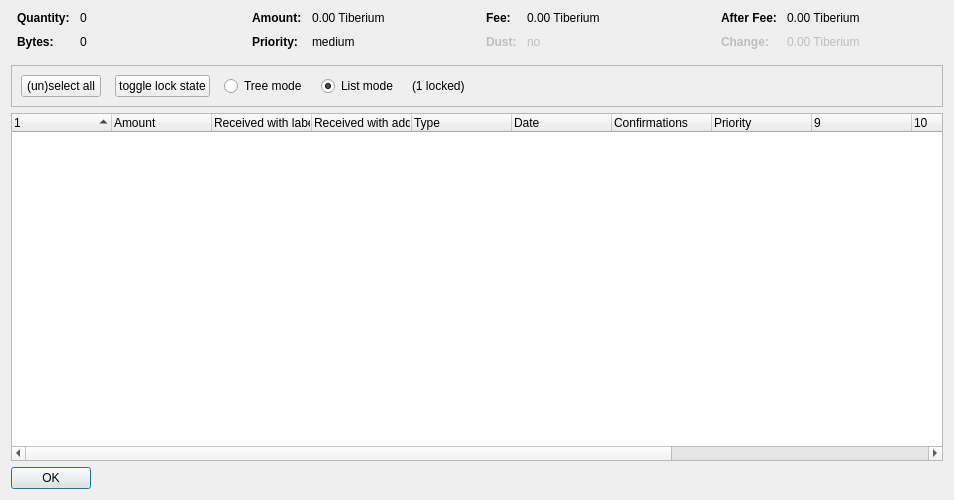
<?xml version="1.0" encoding="UTF-8"?>
<ui version="4.0">
 <class>CoinControlDialog</class>
 <widget class="QDialog" name="CoinControlDialog">
  <property name="geometry">
   <rect>
    <x>0</x>
    <y>0</y>
    <width>954</width>
    <height>500</height>
   </rect>
  </property>
  <property name="windowTitle">
   <string>Coin Selection</string>
  </property>
  <layout class="QVBoxLayout" name="verticalLayout">
   <item>
    <layout class="QHBoxLayout" name="horizontalLayoutTop" stretch="0,0,0,0">
     <property name="topMargin">
      <number>0</number>
     </property>
     <property name="bottomMargin">
      <number>10</number>
     </property>
     <item>
      <layout class="QFormLayout" name="formLayoutCoinControl1">
       <property name="horizontalSpacing">
        <number>10</number>
       </property>
       <property name="verticalSpacing">
        <number>10</number>
       </property>
       <property name="leftMargin">
        <number>6</number>
       </property>
       <property name="rightMargin">
        <number>6</number>
       </property>
       <item row="0" column="0">
        <widget class="QLabel" name="labelCoinControlQuantityText">
         <property name="font">
          <font>
           <weight>75</weight>
           <bold>true</bold>
          </font>
         </property>
         <property name="text">
          <string>Quantity:</string>
         </property>
        </widget>
       </item>
       <item row="0" column="1">
        <widget class="QLabel" name="labelCoinControlQuantity">
         <property name="cursor">
          <cursorShape>IBeamCursor</cursorShape>
         </property>
         <property name="contextMenuPolicy">
          <enum>Qt::ActionsContextMenu</enum>
         </property>
         <property name="text">
          <string notr="true">0</string>
         </property>
         <property name="textInteractionFlags">
          <set>Qt::LinksAccessibleByMouse|Qt::TextSelectableByKeyboard|Qt::TextSelectableByMouse</set>
         </property>
        </widget>
       </item>
       <item row="1" column="0">
        <widget class="QLabel" name="labelCoinControlBytesText">
         <property name="font">
          <font>
           <weight>75</weight>
           <bold>true</bold>
          </font>
         </property>
         <property name="text">
          <string>Bytes:</string>
         </property>
        </widget>
       </item>
       <item row="1" column="1">
        <widget class="QLabel" name="labelCoinControlBytes">
         <property name="cursor">
          <cursorShape>IBeamCursor</cursorShape>
         </property>
         <property name="contextMenuPolicy">
          <enum>Qt::ActionsContextMenu</enum>
         </property>
         <property name="text">
          <string notr="true">0</string>
         </property>
         <property name="textInteractionFlags">
          <set>Qt::LinksAccessibleByMouse|Qt::TextSelectableByKeyboard|Qt::TextSelectableByMouse</set>
         </property>
        </widget>
       </item>
      </layout>
     </item>
     <item>
      <layout class="QFormLayout" name="formLayoutCoinControl2">
       <property name="horizontalSpacing">
        <number>10</number>
       </property>
       <property name="verticalSpacing">
        <number>10</number>
       </property>
       <property name="leftMargin">
        <number>6</number>
       </property>
       <property name="rightMargin">
        <number>6</number>
       </property>
       <item row="0" column="0">
        <widget class="QLabel" name="labelCoinControlAmountText">
         <property name="font">
          <font>
           <weight>75</weight>
           <bold>true</bold>
          </font>
         </property>
         <property name="text">
          <string>Amount:</string>
         </property>
        </widget>
       </item>
       <item row="0" column="1">
        <widget class="QLabel" name="labelCoinControlAmount">
         <property name="cursor">
          <cursorShape>IBeamCursor</cursorShape>
         </property>
         <property name="contextMenuPolicy">
          <enum>Qt::ActionsContextMenu</enum>
         </property>
         <property name="text">
          <string notr="true">0.00 Tiberium</string>
         </property>
         <property name="textInteractionFlags">
          <set>Qt::LinksAccessibleByMouse|Qt::TextSelectableByKeyboard|Qt::TextSelectableByMouse</set>
         </property>
        </widget>
       </item>
       <item row="1" column="0">
        <widget class="QLabel" name="labelCoinControlPriorityText">
         <property name="font">
          <font>
           <weight>75</weight>
           <bold>true</bold>
          </font>
         </property>
         <property name="text">
          <string>Priority:</string>
         </property>
        </widget>
       </item>
       <item row="1" column="1">
        <widget class="QLabel" name="labelCoinControlPriority">
         <property name="cursor">
          <cursorShape>IBeamCursor</cursorShape>
         </property>
         <property name="contextMenuPolicy">
          <enum>Qt::ActionsContextMenu</enum>
         </property>
         <property name="text">
          <string>medium</string>
         </property>
         <property name="textInteractionFlags">
          <set>Qt::LinksAccessibleByMouse|Qt::TextSelectableByKeyboard|Qt::TextSelectableByMouse</set>
         </property>
        </widget>
       </item>
      </layout>
     </item>
     <item>
      <layout class="QFormLayout" name="formLayoutCoinControl3">
       <property name="horizontalSpacing">
        <number>10</number>
       </property>
       <property name="verticalSpacing">
        <number>10</number>
       </property>
       <property name="leftMargin">
        <number>6</number>
       </property>
       <property name="rightMargin">
        <number>6</number>
       </property>
       <item row="0" column="0">
        <widget class="QLabel" name="labelCoinControlFeeText">
         <property name="font">
          <font>
           <weight>75</weight>
           <bold>true</bold>
          </font>
         </property>
         <property name="text">
          <string>Fee:</string>
         </property>
        </widget>
       </item>
       <item row="0" column="1">
        <widget class="QLabel" name="labelCoinControlFee">
         <property name="cursor">
          <cursorShape>IBeamCursor</cursorShape>
         </property>
         <property name="contextMenuPolicy">
          <enum>Qt::ActionsContextMenu</enum>
         </property>
         <property name="text">
          <string notr="true">0.00 Tiberium</string>
         </property>
         <property name="textInteractionFlags">
          <set>Qt::LinksAccessibleByMouse|Qt::TextSelectableByKeyboard|Qt::TextSelectableByMouse</set>
         </property>
        </widget>
       </item>
       <item row="1" column="0">
        <widget class="QLabel" name="labelCoinControlLowOutputText">
         <property name="enabled">
          <bool>false</bool>
         </property>
         <property name="font">
          <font>
           <weight>75</weight>
           <bold>true</bold>
          </font>
         </property>
         <property name="text">
          <string>Dust:</string>
         </property>
        </widget>
       </item>
       <item row="1" column="1">
        <widget class="QLabel" name="labelCoinControlLowOutput">
         <property name="enabled">
          <bool>false</bool>
         </property>
         <property name="cursor">
          <cursorShape>IBeamCursor</cursorShape>
         </property>
         <property name="contextMenuPolicy">
          <enum>Qt::ActionsContextMenu</enum>
         </property>
         <property name="text">
          <string>no</string>
         </property>
         <property name="textInteractionFlags">
          <set>Qt::LinksAccessibleByMouse|Qt::TextSelectableByKeyboard|Qt::TextSelectableByMouse</set>
         </property>
        </widget>
       </item>
      </layout>
     </item>
     <item>
      <layout class="QFormLayout" name="formLayoutCoinControl4">
       <property name="horizontalSpacing">
        <number>10</number>
       </property>
       <property name="verticalSpacing">
        <number>10</number>
       </property>
       <property name="leftMargin">
        <number>6</number>
       </property>
       <property name="rightMargin">
        <number>6</number>
       </property>
       <item row="0" column="0">
        <widget class="QLabel" name="labelCoinControlAfterFeeText">
         <property name="font">
          <font>
           <weight>75</weight>
           <bold>true</bold>
          </font>
         </property>
         <property name="text">
          <string>After Fee:</string>
         </property>
        </widget>
       </item>
       <item row="0" column="1">
        <widget class="QLabel" name="labelCoinControlAfterFee">
         <property name="cursor">
          <cursorShape>IBeamCursor</cursorShape>
         </property>
         <property name="contextMenuPolicy">
          <enum>Qt::ActionsContextMenu</enum>
         </property>
         <property name="text">
          <string notr="true">0.00 Tiberium</string>
         </property>
         <property name="textInteractionFlags">
          <set>Qt::LinksAccessibleByMouse|Qt::TextSelectableByKeyboard|Qt::TextSelectableByMouse</set>
         </property>
        </widget>
       </item>
       <item row="1" column="0">
        <widget class="QLabel" name="labelCoinControlChangeText">
         <property name="enabled">
          <bool>false</bool>
         </property>
         <property name="font">
          <font>
           <weight>75</weight>
           <bold>true</bold>
          </font>
         </property>
         <property name="text">
          <string>Change:</string>
         </property>
        </widget>
       </item>
       <item row="1" column="1">
        <widget class="QLabel" name="labelCoinControlChange">
         <property name="enabled">
          <bool>false</bool>
         </property>
         <property name="cursor">
          <cursorShape>IBeamCursor</cursorShape>
         </property>
         <property name="contextMenuPolicy">
          <enum>Qt::ActionsContextMenu</enum>
         </property>
         <property name="text">
          <string notr="true">0.00 Tiberium</string>
         </property>
         <property name="textInteractionFlags">
          <set>Qt::LinksAccessibleByMouse|Qt::TextSelectableByKeyboard|Qt::TextSelectableByMouse</set>
         </property>
        </widget>
       </item>
      </layout>
     </item>
    </layout>
   </item>
   <item>
    <widget class="QFrame" name="frame">
     <property name="minimumSize">
      <size>
       <width>0</width>
       <height>40</height>
      </size>
     </property>
     <property name="frameShape">
      <enum>QFrame::StyledPanel</enum>
     </property>
     <property name="frameShadow">
      <enum>QFrame::Sunken</enum>
     </property>
     <layout class="QHBoxLayout" name="horizontalLayout">
      <item>
       <layout class="QHBoxLayout" name="horizontalLayoutPanel" stretch="0,0,0,0,0,0">
        <property name="spacing">
         <number>14</number>
        </property>
        <item>
         <widget class="QPushButton" name="pushButtonSelectAll">
          <property name="sizePolicy">
           <sizepolicy hsizetype="Maximum" vsizetype="Fixed">
            <horstretch>0</horstretch>
            <verstretch>0</verstretch>
           </sizepolicy>
          </property>
          <property name="text">
           <string>(un)select all</string>
          </property>
          <property name="autoDefault">
           <bool>false</bool>
          </property>
         </widget>
        </item>
        <item>
         <widget class="QPushButton" name="pushButtonToggleLock">
          <property name="sizePolicy">
           <sizepolicy hsizetype="Maximum" vsizetype="Fixed">
            <horstretch>0</horstretch>
            <verstretch>0</verstretch>
           </sizepolicy>
          </property>
          <property name="text">
           <string>toggle lock state</string>
          </property>
          <property name="autoDefault">
           <bool>false</bool>
          </property>
         </widget>
        </item>
        <item>
         <widget class="QRadioButton" name="radioTreeMode">
          <property name="sizePolicy">
           <sizepolicy hsizetype="Maximum" vsizetype="Fixed">
            <horstretch>0</horstretch>
            <verstretch>0</verstretch>
           </sizepolicy>
          </property>
          <property name="text">
           <string>Tree mode</string>
          </property>
         </widget>
        </item>
        <item>
         <widget class="QRadioButton" name="radioListMode">
          <property name="sizePolicy">
           <sizepolicy hsizetype="Maximum" vsizetype="Fixed">
            <horstretch>0</horstretch>
            <verstretch>0</verstretch>
           </sizepolicy>
          </property>
          <property name="text">
           <string>List mode</string>
          </property>
          <property name="checked">
           <bool>true</bool>
          </property>
         </widget>
        </item>
        <item>
         <widget class="QLabel" name="labelLocked">
          <property name="text">
           <string>(1 locked)</string>
          </property>
         </widget>
        </item>
        <item>
         <spacer name="horizontalSpacer">
          <property name="orientation">
           <enum>Qt::Horizontal</enum>
          </property>
          <property name="sizeHint" stdset="0">
           <size>
            <width>40</width>
            <height>20</height>
           </size>
          </property>
         </spacer>
        </item>
       </layout>
      </item>
     </layout>
    </widget>
   </item>
   <item>
    <widget class="CoinControlTreeWidget" name="treeWidget">
     <property name="contextMenuPolicy">
      <enum>Qt::CustomContextMenu</enum>
     </property>
     <property name="sortingEnabled">
      <bool>false</bool>
     </property>
     <property name="columnCount">
      <number>13</number>
     </property>
     <attribute name="headerShowSortIndicator" stdset="0">
      <bool>true</bool>
     </attribute>
     <attribute name="headerStretchLastSection">
      <bool>false</bool>
     </attribute>
     <column>
      <property name="text">
       <string/>
      </property>
     </column>
     <column>
      <property name="text">
       <string>Amount</string>
      </property>
     </column>
     <column>
      <property name="text">
       <string>Received with label</string>
      </property>
     </column>
     <column>
      <property name="text">
       <string>Received with address</string>
      </property>
     </column>
     <column>
      <property name="text">
	<string>Type</string>
      </property>
     </column>
     <column>
      <property name="text">	 
       <string>Date</string>
      </property>
     </column>
     <column>
      <property name="text">
       <string>Confirmations</string>
      </property>
      <property name="toolTip">
       <string>Confirmed</string>
      </property>
     </column>
     <column>
      <property name="text">
       <string>Priority</string>
      </property>
     </column>
     <column>
      <property name="text">
       <string/>
      </property>
     </column>
     <column>
      <property name="text">
       <string/>
      </property>
     </column>
     <column>
      <property name="text">
       <string/>
      </property>
     </column>
     <column>
      <property name="text">
       <string/>
      </property>
     </column>
     <column>
      <property name="text">
       <string/>
      </property>
     </column>
    </widget>
   </item>
   <item>
    <widget class="QDialogButtonBox" name="buttonBox">
     <property name="sizePolicy">
      <sizepolicy hsizetype="Maximum" vsizetype="Fixed">
       <horstretch>0</horstretch>
       <verstretch>0</verstretch>
      </sizepolicy>
     </property>
     <property name="orientation">
      <enum>Qt::Horizontal</enum>
     </property>
     <property name="standardButtons">
      <set>QDialogButtonBox::Ok</set>
     </property>
    </widget>
   </item>
  </layout>
 </widget>
 <customwidgets>
  <customwidget>
   <class>CoinControlTreeWidget</class>
   <extends>QTreeWidget</extends>
   <header>coincontroltreewidget.h</header>
  </customwidget>
 </customwidgets>
 <resources/>
 <connections/>
</ui>
